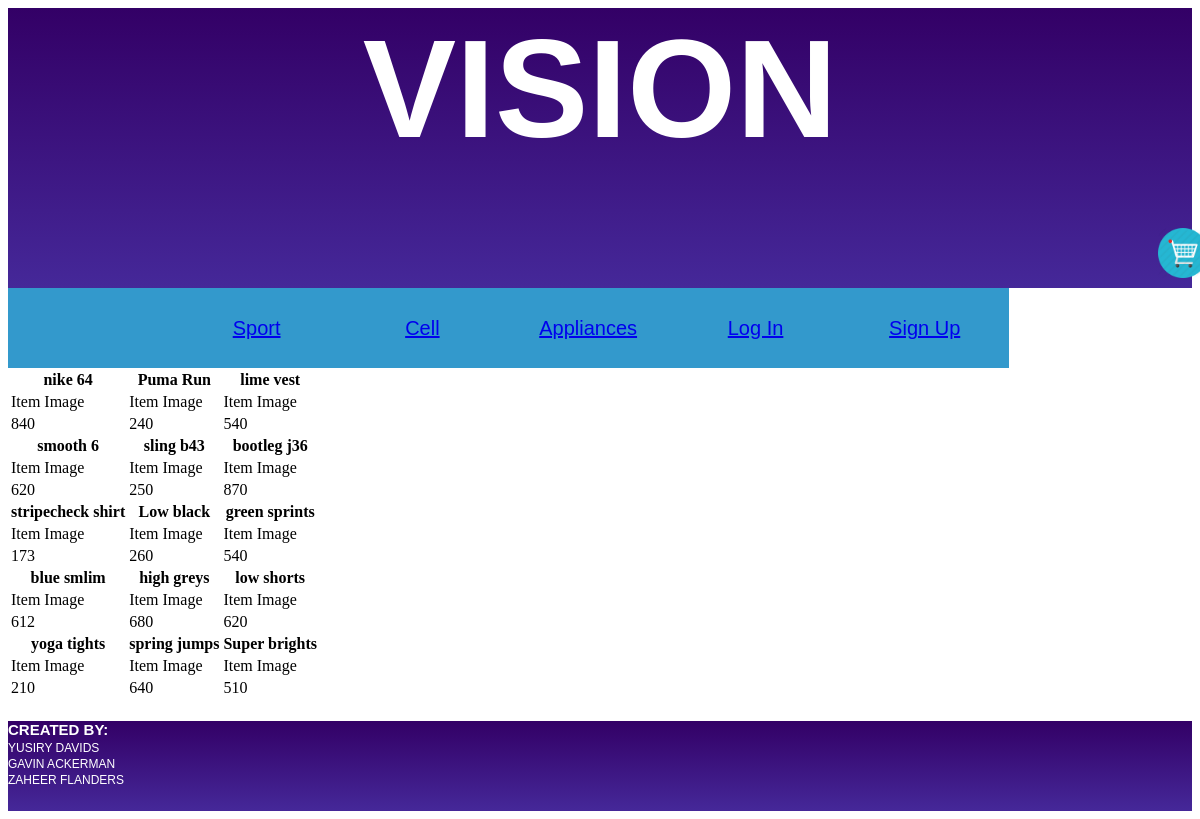
The app's page /home.php with its own data.
### tables this page shows
CREATE TABLE IF NOT EXISTS `product` (
  `Product_Id` int(10) NOT NULL,
  `Description` varchar(200) NOT NULL,
  `Product_Name` varchar(20) NOT NULL,
  `Sup_Id` int(10) NOT NULL,
  `Product_Price` float NOT NULL,
  `refCategoryId` int(10) NOT NULL,
  `active` tinyint(1) NOT NULL,
  `featured` tinyint(1) NOT NULL,
  `quantity` int(10) NOT NULL,
  `ImageLocation` varchar(60) NOT NULL
);

### home.php (the view, shortened to what this page needs)
<?php
include_once("layout/header.php");
global $db;
$sqlFeatured = "SELECT * FROM product WHERE featured = 1";
if(!$rstFeatured = $db->query($sqlFeatured)){
   die("Error when running featured query, " . $db->error);
}
$strFeatured = "<table id='featuredTable'>";
while($row = $rstFeatured->fetch_assoc()){
   $row2 = $rstFeatured->fetch_assoc();
   $row3 = $rstFeatured->fetch_assoc();
   $strFeatured .=
   "<tr>
      <th>".$row["Product_Name"]."</th>
      <th>".$row2["Product_Name"]."</th>
      <th>".$row3["Product_Name"]."</th>
   </tr>
   <tr>
      <td>Item Image</td>
      <td>Item Image</td>
      <td>Item Image</td>
   </tr>
   <tr>
      <td>".$row["Product_Price"]."</td>
      <td>".$row2["Product_Price"]."</td>
      <td>".$row3["Product_Price"]."</td>
   </tr>";
}
$strFeatured .= "</table>";
echo $strFeatured;
include_once("layout/footer.php");
?>

### records on screen
product: Product_Name "nike 64", product.Product_Name "Puma Run", product.Product_Name "lime vest", Product_Price "840", product.Product_Price "240", product.Product_Price "540"
product: Product_Name "smooth 6", product.Product_Name "sling b43", product.Product_Name "bootleg j36", Product_Price "620", product.Product_Price "250", product.Product_Price "870"
product: Product_Name "stripecheck shirt", product.Product_Name "Low black", product.Product_Name "green sprints", Product_Price "173", product.Product_Price "260", product.Product_Price "540"
product: Product_Name "blue smlim", product.Product_Name "high greys", product.Product_Name "low shorts", Product_Price "612", product.Product_Price "680", product.Product_Price "620"
product: Product_Name "yoga tights", product.Product_Name "spring jumps", product.Product_Name "Super brights", Product_Price "210", product.Product_Price "640", product.Product_Price "510"
